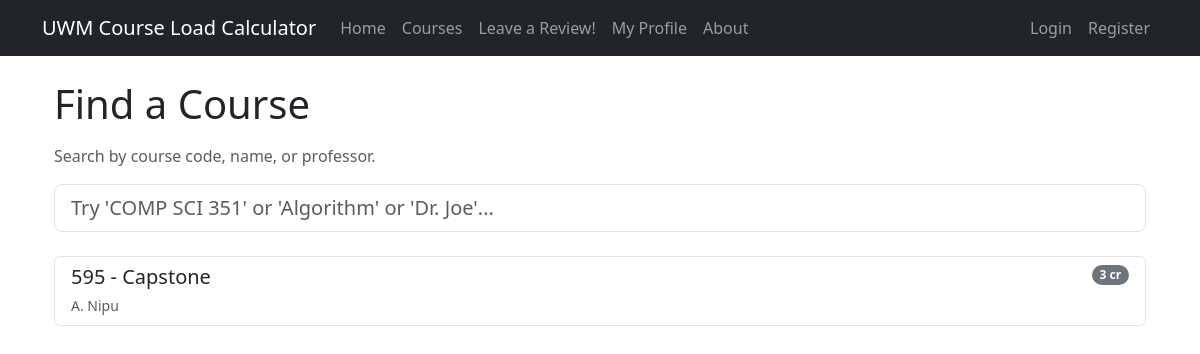
The page /search/ on the database as committed earlier.
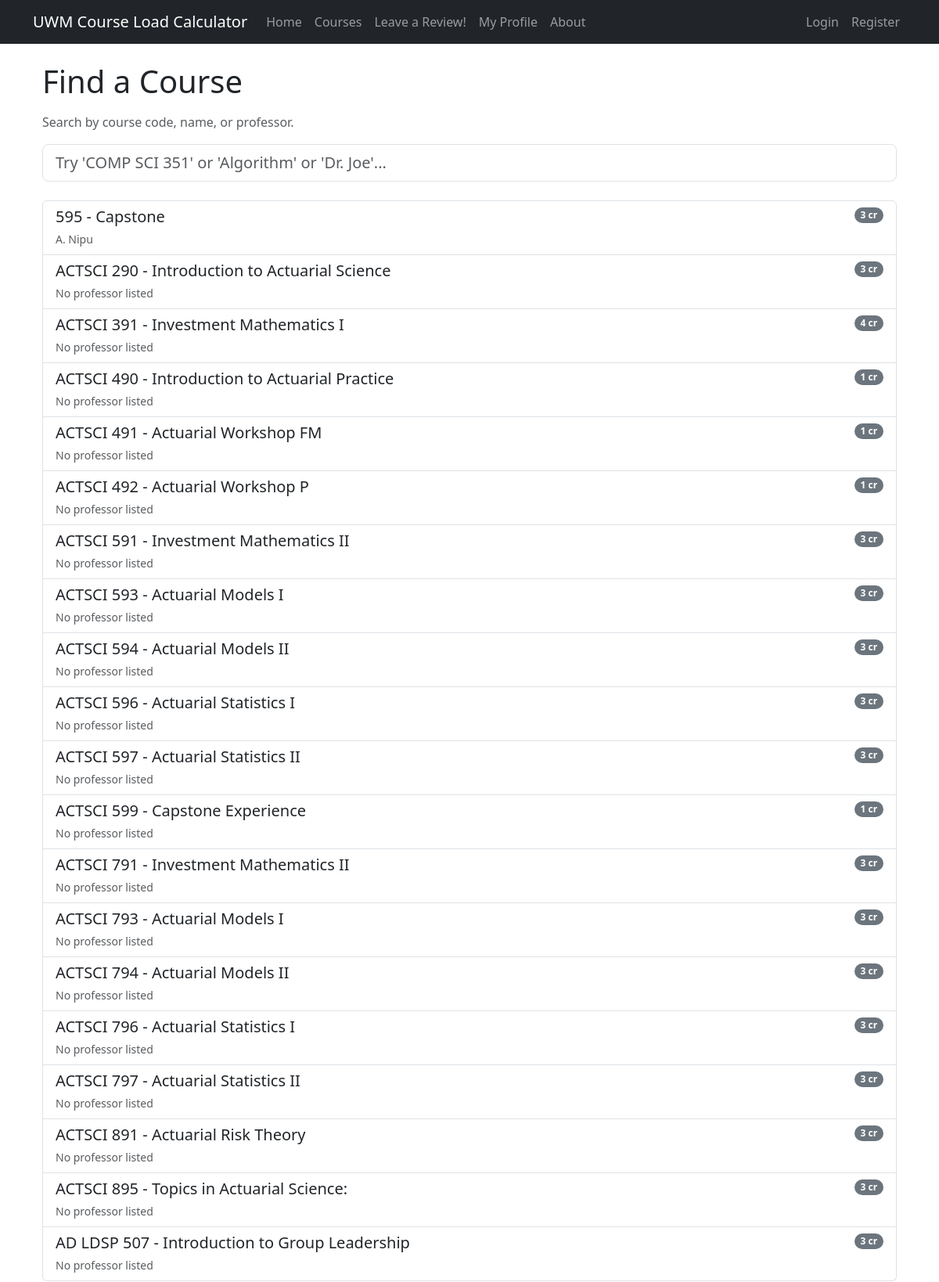
The same page on the database as committed later.
### main/models.py (models this page shows, shortened)
class Course(models.Model):
    course_name = models.CharField(max_length=100, unique=False)
    course_code = models.CharField(max_length=100, unique=True)
    course_credits = models.IntegerField()
    course_professors = models.ManyToManyField(Professor)
    course_details = models.TextField(blank=True)

class Professor(models.Model):
    professor_name = models.CharField(max_length=100, unique=True)

### main/views.py (the view)
# urls.py: path('search/', views.search, name='search'),
def search(request):
    query = request.GET.get('query', '').strip()
    COURSES_PER_PAGE = 20
    courses = Course.objects.prefetch_related('course_professors').order_by('course_code')
    if query:
        courses = courses.filter(
            Q(course_code__icontains=query) |
            Q(course_name__icontains=query) |
            Q(course_professors__professor_name__icontains=query)
        ).distinct()
    page_obj = Paginator(courses, COURSES_PER_PAGE).get_page(request.GET.get('page'))
    if request.GET.get('partial') == '1':
        html = render_to_string('_course_items.html', {'courses': page_obj}, request=request)
        return JsonResponse({'html': html, 'has_next': page_obj.has_next()})
    return render(request, 'search.html', {
        'courses': page_obj,
        'has_next': page_obj.has_next(),
        'query': query,
    })

### templates/search.html (shortened to what this page needs)
{% extends "base.html" %}
{% load static %}
{% block content %}
<div class="container">
    <h1 class="mb-3">Find a Course</h1>
    <p class="text-muted">Search by course code, name, or professor.</p>
    <div class="mb-4">
        <input
            type="text"
            id="courseSearch"
            class="form-control form-control-lg"
            placeholder="Try 'COMP SCI 351' or 'Algorithm' or 'Dr. Joe'..."
            autocomplete="off"
            value="{{ query }}"
        >
    </div>
    <div id="courseList" class="list-group">
        {% include "_course_items.html" %}
    </div>
    <div id="scrollSentinel" style="height: 1px;"></div>
</div>
{% endblock %}

### templates/_course_items.html
{% for course in courses %}
    <a
        href="{% url 'course_detail' course.id %}"
        class="list-group-item list-group-item-action course-item"
    >
        <div class="d-flex justify-content-between align-items-start">
            <div>
                <h5 class="mb-1">{{ course.course_code }} - {{ course.course_name }}</h5>
                <small class="text-muted">
                    {% for prof in course.course_professors.all %}
                        {{ prof.professor_name }}{% if not forloop.last %}, {% endif %}
                    {% empty %}
                        No professor listed
                    {% endfor %}
                </small>
            </div>
            <span class="badge bg-secondary rounded-pill">
                {{ course.course_credits }} cr
            </span>
        </div>
    </a>
{% endfor %}

Rows that differ between the two databases and show on the page:
added Course: course_code "ACTSCI 290", course_name "Introduction to Actuarial Science", course_credits "3"
added Course: course_code "ACTSCI 391", course_name "Investment Mathematics I", course_credits "4"
added Course: course_code "ACTSCI 490", course_name "Introduction to Actuarial Practice", course_credits "1"
added Course: course_code "ACTSCI 491", course_name "Actuarial Workshop FM", course_credits "1"
added Course: course_code "ACTSCI 492", course_name "Actuarial Workshop P", course_credits "1"
added Course: course_code "ACTSCI 591", course_name "Investment Mathematics II", course_credits "3"
added Course: course_code "ACTSCI 593", course_name "Actuarial Models I", course_credits "3"
added Course: course_code "ACTSCI 594", course_name "Actuarial Models II", course_credits "3"
added Course: course_code "ACTSCI 596", course_name "Actuarial Statistics I", course_credits "3"
added Course: course_code "ACTSCI 597", course_name "Actuarial Statistics II", course_credits "3"
added Course: course_code "ACTSCI 599", course_name "Capstone Experience", course_credits "1"
added Course: course_code "ACTSCI 791", course_name "Investment Mathematics II", course_credits "3"
added Course: course_code "ACTSCI 793", course_name "Actuarial Models I", course_credits "3"
added Course: course_code "ACTSCI 794", course_name "Actuarial Models II", course_credits "3"
added Course: course_code "ACTSCI 796", course_name "Actuarial Statistics I", course_credits "3"
added Course: course_code "ACTSCI 797", course_name "Actuarial Statistics II", course_credits "3"
added Course: course_code "ACTSCI 891", course_name "Actuarial Risk Theory", course_credits "3"
added Course: course_code "ACTSCI 895", course_name "Topics in Actuarial Science:", course_credits "3"
added Course: course_code "AD LDSP 507", course_name "Introduction to Group Leadership", course_credits "3"
